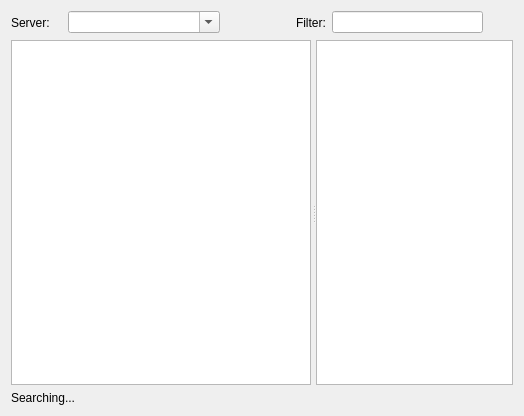
<?xml version="1.0" encoding="UTF-8"?>
<ui version="4.0">
 <class>ServiceBrowser</class>
 <widget class="QWidget" name="ServiceBrowser">
  <property name="geometry">
   <rect>
    <x>0</x>
    <y>0</y>
    <width>524</width>
    <height>416</height>
   </rect>
  </property>
  <property name="windowTitle">
   <string>jServiceBrowser</string>
  </property>
  <layout class="QVBoxLayout" name="verticalLayout">
   <item>
    <layout class="QHBoxLayout" name="horizontalLayout_8">
     <item>
      <widget class="QLabel" name="label_3">
       <property name="maximumSize">
        <size>
         <width>51</width>
         <height>16777215</height>
        </size>
       </property>
       <property name="text">
        <string>Server:</string>
       </property>
      </widget>
     </item>
     <item>
      <widget class="QComboBox" name="serviceServer">
       <property name="editable">
        <bool>true</bool>
       </property>
      </widget>
     </item>
     <item>
      <widget class="QToolButton" name="searchButton">
       <property name="text">
        <string/>
       </property>
       <property name="autoRaise">
        <bool>true</bool>
       </property>
      </widget>
     </item>
     <item>
      <spacer name="horizontalSpacer">
       <property name="orientation">
        <enum>Qt::Horizontal</enum>
       </property>
       <property name="sizeType">
        <enum>QSizePolicy::Fixed</enum>
       </property>
       <property name="sizeHint" stdset="0">
        <size>
         <width>40</width>
         <height>20</height>
        </size>
       </property>
      </spacer>
     </item>
     <item>
      <widget class="QLabel" name="label">
       <property name="sizePolicy">
        <sizepolicy hsizetype="Fixed" vsizetype="Preferred">
         <horstretch>0</horstretch>
         <verstretch>0</verstretch>
        </sizepolicy>
       </property>
       <property name="text">
        <string>Filter:</string>
       </property>
      </widget>
     </item>
     <item>
      <widget class="QLineEdit" name="filterLine">
       <property name="sizePolicy">
        <sizepolicy hsizetype="Preferred" vsizetype="Fixed">
         <horstretch>0</horstretch>
         <verstretch>0</verstretch>
        </sizepolicy>
       </property>
      </widget>
     </item>
     <item>
      <widget class="QToolButton" name="clearButton">
       <property name="text">
        <string/>
       </property>
       <property name="autoRaise">
        <bool>true</bool>
       </property>
      </widget>
     </item>
    </layout>
   </item>
   <item>
    <widget class="QSplitter" name="splitter">
     <property name="frameShape">
      <enum>QFrame::NoFrame</enum>
     </property>
     <property name="orientation">
      <enum>Qt::Horizontal</enum>
     </property>
     <property name="handleWidth">
      <number>5</number>
     </property>
     <widget class="QTreeWidget" name="serviceTree">
      <property name="minimumSize">
       <size>
        <width>300</width>
        <height>0</height>
       </size>
      </property>
      <property name="contextMenuPolicy">
       <enum>Qt::CustomContextMenu</enum>
      </property>
      <property name="verticalScrollBarPolicy">
       <enum>Qt::ScrollBarAsNeeded</enum>
      </property>
      <property name="horizontalScrollBarPolicy">
       <enum>Qt::ScrollBarAlwaysOff</enum>
      </property>
      <property name="expandsOnDoubleClick">
       <bool>false</bool>
      </property>
      <property name="columnCount">
       <number>1</number>
      </property>
      <attribute name="headerVisible">
       <bool>false</bool>
      </attribute>
      <attribute name="headerVisible">
       <bool>false</bool>
      </attribute>
      <column>
       <property name="text">
        <string>Name</string>
       </property>
      </column>
     </widget>
     <widget class="QTextBrowser" name="featuresView"/>
    </widget>
   </item>
   <item>
    <layout class="QHBoxLayout" name="horizontalLayout_5">
     <item>
      <widget class="QLabel" name="labelLoader">
       <property name="sizePolicy">
        <sizepolicy hsizetype="Preferred" vsizetype="Fixed">
         <horstretch>0</horstretch>
         <verstretch>0</verstretch>
        </sizepolicy>
       </property>
       <property name="text">
        <string>Searching...</string>
       </property>
      </widget>
     </item>
     <item>
      <spacer name="horizontalSpacer_2">
       <property name="orientation">
        <enum>Qt::Horizontal</enum>
       </property>
       <property name="sizeHint" stdset="0">
        <size>
         <width>40</width>
         <height>0</height>
        </size>
       </property>
      </spacer>
     </item>
    </layout>
   </item>
  </layout>
  <action name="actionJoin">
   <property name="text">
    <string>Join conference</string>
   </property>
   <property name="toolTip">
    <string>Join conference</string>
   </property>
  </action>
  <action name="actionRegister">
   <property name="text">
    <string>Register</string>
   </property>
   <property name="toolTip">
    <string>Register on the service</string>
   </property>
  </action>
  <action name="actionSearch">
   <property name="text">
    <string>Search</string>
   </property>
   <property name="toolTip">
    <string>Search on the service</string>
   </property>
  </action>
  <action name="actionExecute">
   <property name="text">
    <string>Execute command</string>
   </property>
   <property name="toolTip">
    <string>Execute command</string>
   </property>
  </action>
  <action name="actionShowVCard">
   <property name="text">
    <string>Show vCard</string>
   </property>
   <property name="toolTip">
    <string>Show information about service</string>
   </property>
  </action>
  <action name="actionAdd">
   <property name="text">
    <string>Add to roster</string>
   </property>
   <property name="toolTip">
    <string>Add service to roster</string>
   </property>
  </action>
 </widget>
 <layoutdefault spacing="6" margin="11"/>
 <resources/>
 <connections/>
</ui>
